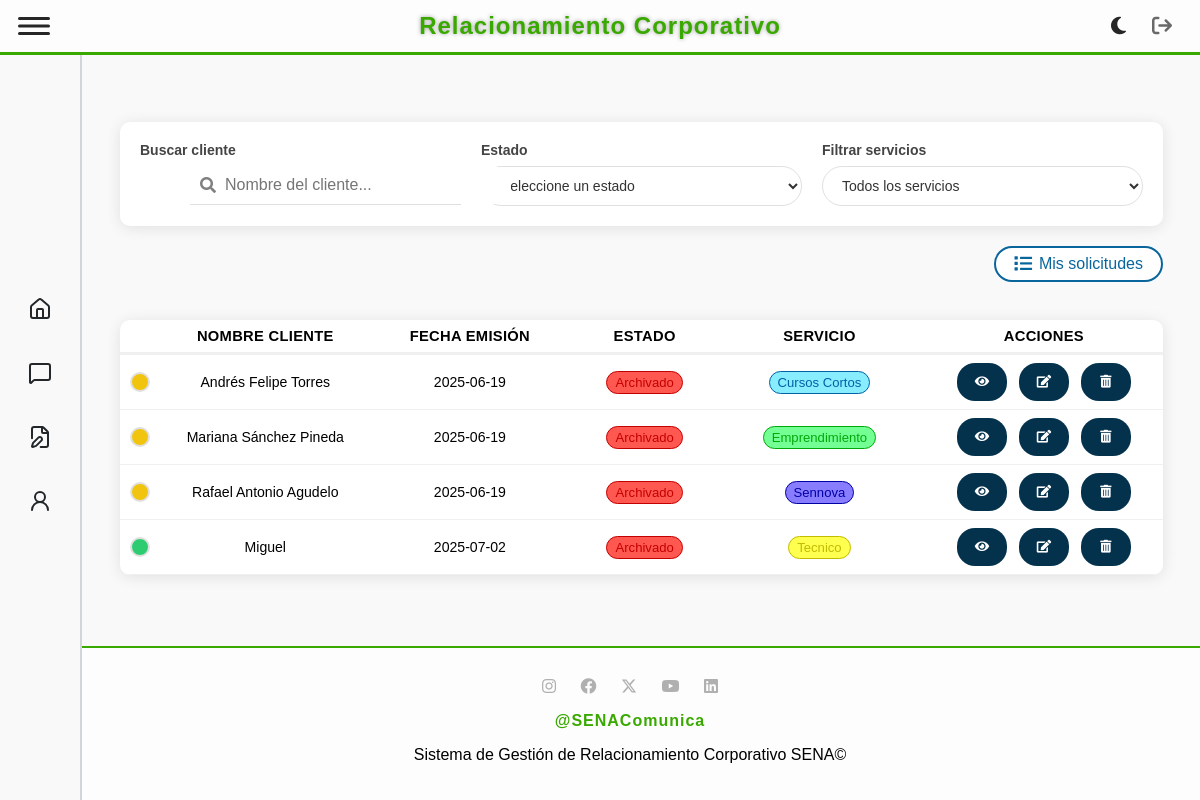
Page /solicitud/archivadas (signed in) on the committed database.
### tables this page shows
CREATE TABLE `solicitud` (
  `idSolicitud` int(11) NOT NULL,
  `FechaEvento` date DEFAULT NULL,
  `FechaCreacion` date NOT NULL,
  `Lugar` varchar(80) DEFAULT NULL,
  `Municipio` varchar(50) NOT NULL,
  `Observaciones` text DEFAULT NULL,
  `Comentarios` text DEFAULT NULL,
  `MedioSolicitud` varchar(50) DEFAULT NULL,
  `DescripcionNecesidad` varchar(100) DEFAULT NULL,
  `FKusuario` int(11) NOT NULL,
  `FKtipoEvento` int(11) NOT NULL,
  `FKestado` int(11) NOT NULL,
  `FKcliente` int(11) NOT NULL,
  `FKtipoServicio` int(11) NOT NULL,
  `Asignacion` int(11) DEFAULT NULL
);

CREATE TABLE `cliente` (
  `idCliente` int(11) NOT NULL,
  `DocumentoCliente` varchar(20) NOT NULL,
  `NombreCliente` varchar(100) NOT NULL,
  `CorreoCliente` varchar(100) NOT NULL,
  `TelefonoCliente` varchar(10) NOT NULL
);

CREATE TABLE `estado` (
  `idEstado` int(11) NOT NULL,
  `Estado` varchar(45) NOT NULL,
  `Descripcion` varchar(100) NOT NULL,
  `Color` varchar(7) NOT NULL DEFAULT '#4361ee'
);

CREATE TABLE `servicio` (
  `idServicio` int(11) NOT NULL,
  `Servicio` varchar(100) NOT NULL,
  `Color` varchar(7) NOT NULL
);

### app/controllers/baseController.php (called while the page is built, shortened)
<?php
class BaseController
{
    public $layout = "default";
    public function render(string $view, array $arrayData = null)
    {
        $layout = MAIN_APP_ROUTE . "../views/layouts/{$this->layout}.php";
        include_once $layout;
    }
}

### app/controllers/solicitudController.php (called while the page is built, shortened)
<?php
require_once "baseController.php";
require_once MAIN_APP_ROUTE . "../models/SolicitudModel.php";
class SolicitudController extends BaseController
{
    public function archivadas() {
        $rol = $_SESSION['rol'] ?? null;
        $idUsuario = $_SESSION['idUsuario'] ?? null;
        $solicitudModel = new \App\Models\SolicitudModel();
        if ($rol == 1) {
            $solicitudes = $solicitudModel->getArchivadas();
        } elseif ($rol == 3 || $rol == 4) {
            $solicitudes = $solicitudModel->getArchivadasByAsignacion($idUsuario);
        } else {
            $solicitudes = [];
        }
        $clienteObj = new \App\Models\ClienteModel();
        $clientes = $clienteObj->getAll();
        $servicioObj = new \App\Models\ServicioModel();
        $servicios = $servicioObj->getAll();
        $estadoObj = new \App\Models\EstadoModel();
        $estados = $estadoObj->getAll();
        $data = [
            "solicitudes" => $solicitudes,
            "clientes" => $clientes,
            "servicios" => $servicios,
            "estados" => $estados,
            "titulo" => "Solicitudes Archivadas"
        ];
        $this->render('solicitud/view.php', $data);
    }
}

### app/models/BaseModel.php (called while the page is built, shortened)
<?php
abstract class BaseModel {
    public function __construct() {
        try {
            $options = [
                PDO::ATTR_ERRMODE => PDO::ERRMODE_EXCEPTION,
                PDO::ATTR_DEFAULT_FETCH_MODE => PDO::FETCH_OBJ
            ];
            $dsn = DRIVER.':host='.HOST.';dbname='.DATABASE;
            $this->dbConnection = new PDO($dsn, USERNAME_DB, PASSWORD_DB, $options);
        } catch (PDOException $ex) {
            echo 'Error en la conexión: '.$ex->getMessage();
            exit;
        }
    }
}

### app/models/solicitudModel.php (called while the page is built, shortened)
<?php
require_once MAIN_APP_ROUTE . "../models/BaseModel.php";
class SolicitudModel extends BaseModel
{
    public function getArchivadas() {
        $sql = "SELECT s.*, c.NombreCliente, sv.Servicio, sv.Color, e.Estado, e.Color AS ColorEstado
                FROM solicitud s
                JOIN cliente c ON s.FKcliente = c.idCliente
                JOIN tiposervicio ts ON s.FKtipoServicio = ts.idTipoServicio
                JOIN servicio sv ON ts.FKidServicio = sv.idServicio
                JOIN estado e ON s.FKestado = e.idEstado
                WHERE s.FKestado = 2";
        $stmt = $this->dbConnection->prepare($sql);
        $stmt->execute();
        return $stmt->fetchAll(\PDO::FETCH_OBJ);
    }
}

### app/views/solicitud/view.php (the view, shortened to what this page needs)
<link href="https://cdnjs.cloudflare.com/ajax/libs/font-awesome/5.15.3/css/all.min.css" rel="stylesheet">
<?php
function adjustBrightness($hex, $steps)
{
    $hex = str_replace('#', '', $hex);
    $r = max(0, min(255, hexdec(substr($hex, 0, 2)) + $steps));
    $g = max(0, min(255, hexdec(substr($hex, 2, 2)) + $steps));
    $b = max(0, min(255, hexdec(substr($hex, 4, 2)) + $steps));
    return sprintf("#%02x%02x%02x", $r, $g, $b);
}
?>
<div class="filters">
    <div class="search-container">
        <div class="form-group">
            <label>Buscar cliente</label>
            <div class="search-bar">
                <i class="fas fa-search search-icon"></i>
                <input id="searchInput" type="text" placeholder="Nombre del cliente...">
            </div>
        </div>
    </div>
    <div class="search-container">
        <div class="form-group">
            <label for="estado">Estado</label>
            <select id="estado" name="IdEstado" class="form-control">
                <option value="">Seleccione un estado</option>
            </select>
        </div>
    </div>
    <div class="search-container">
        <div class="form-group">
            <label>Filtrar servicios</label>
            <select id="servicio" name="IdServicio" class="form-control">
                <option value="">Todos los servicios</option>
            </select>
        </div>
    </div>
</div>
<?php
$isArchivadas = (isset($_GET['archivadas']) && $_GET['archivadas'] == '1') ||
    (isset($esArchivadas) && $esArchivadas) ||
    (strpos($_SERVER['REQUEST_URI'], '/solicitud/archivadas') !== false);
?>
<div style="display: flex; justify-content: flex-end; margin-bottom: 18px;">
    <?php if ($isArchivadas): ?>
        <a href="/solicitud/view" class="archivados-btn">
            <i class="fas fa-list"></i> Mis solicitudes
        </a>
    <?php else: ?>
        <a href="/solicitud/archivadas" class="archivados-btn">
            <i class="fas fa-archive"></i> Archivados
        </a>
    <?php endif; ?>
</div>
<main>
    <div class="table">
        <div class="titulos">
            <div></div>
            <div>Nombre Cliente</div>
            <div>Fecha Emisión</div>
            <div>Estado</div>
            <div>Servicio</div>
            <div>Acciones</div>
        </div>
        <?php if (empty($solicitudes)): ?>
            <?php if (in_array($_SESSION['rol'], [3, 4])): ?>
                <div class="solicitud-row">
                    <div colspan="6" style="text-align:center; width:100%;">Aún no tienes solicitudes asignadas.</div>
                </div>
            <?php else: ?>
                <div class="solicitud-row">
                    <div colspan="6" style="text-align:center; width:100%;">No se encuentran solicitudes en la base de datos</div>
                </div>
            <?php endif; ?>
        <?php else: ?>
            <?php foreach ($solicitudes as $solicitud): ?>
                <?php
                $dias = (new DateTime())->diff(new DateTime($solicitud->FechaCreacion))->days;
                if ($dias < 7) {
                    $statusClass = "status-recent";
                } elseif ($dias <= 15) {
                    $statusClass = "status-medium";
                } else {
                    $statusClass = "status-old";
                }
                $mostrarEliminar = isset($_SESSION['rol']) && $_SESSION['rol'] == 1;
                $colorOriginalServicio = $solicitud->Color;
                $colorFondoServicio = adjustBrightness($colorOriginalServicio, 80);
                $colorBordeYTextoServicio = adjustBrightness($colorOriginalServicio, -60);
                $colorOriginalEstado = $solicitud->ColorEstado ?? '#cccccc';
                $colorFondoEstado = adjustBrightness($colorOriginalEstado, 80);
                $colorBordeYTextoEstado = adjustBrightness($colorOriginalEstado, -60);
                ?>
                <div class="solicitud-row">
                    <div>
                        <span class="status-indicator <?php echo $statusClass; ?>"></span>
                    </div>
                    <div><?php echo htmlspecialchars($solicitud->NombreCliente); ?></div>
                    <div><?php echo htmlspecialchars($solicitud->FechaCreacion); ?></div>
                    <div>
                        <span class="service-badge"
                            style="
                                background-color: <?php echo $colorFondoEstado; ?>;
                                color: <?php echo $colorBordeYTextoEstado; ?>;
                                border: 1.5px solid <?php echo $colorBordeYTextoEstado; ?>;
                            ">
                            <?php echo htmlspecialchars($solicitud->Estado); ?>
                        </span>
                    </div>
                    <div>
                        <span class="service-badge"
                            style="
                                background-color: <?php echo $colorFondoServicio; ?>;
                                color: <?php echo $colorBordeYTextoServicio; ?>;
                                border: 1.5px solid <?php echo $colorBordeYTextoServicio; ?>;
                            ">
                            <?php echo htmlspecialchars($solicitud->Servicio); ?>
                        </span>
                    </div>
                    <div class="buttons">
                        <a href="/solicitud/view/<?php echo $solicitud->idSolicitud; ?>" class="ver buttons">
                            <i class="fas fa-eye"></i>
                        </a>
                        <a href="/solicitud/edit/<?php echo $solicitud->idSolicitud; ?>" class="editar">
                            <i class="fas fa-edit"></i>
                        </a>
                        <?php if ($mostrarEliminar): ?>
                            <a href="/solicitud/delete/<?php echo $solicitud->idSolicitud; ?>" class="eliminar">
                                <i class="fas fa-trash-alt"></i>
                            </a>
                        <?php endif; ?>
                    </div>
                </div>
            <?php endforeach; ?>
        <?php endif; ?>
    </div>
</main>

### public/css/styles_admin_layout.css (style rules this page uses)
html, body { height: 100vh; min-height: 100vh; }
body { display: flex; flex-direction: column; min-height: 100vh; margin: 0; font-family: sans-serif; background-color: #f9f9f9; transition: margin-left 0.3s ease; }
main { flex: 1 0 auto; transition: margin-left 0.5s ease; display: flex; align-items: flex-start; justify-content: center; }
.buttons { display: flex; gap: 10px; }
.buttons a { background-color: #04324D; color: white; text-decoration: none; padding: 0 10px; border-radius: 20px; font-size: 16px; display: flex; align-items: center; justify-content: center; transition: background-color 0.3s ease; width: 36px; height: 36px; }

### app/views/solicitud/view.php (style rules this page uses)
.table { background: white; border-radius: 10px; box-shadow: 0 2px 15px rgba(0, 0, 0, 0.1); width: 100%; margin-top: 20px; overflow: hidden; }
.titulos, .solicitud-row { border-bottom: 3px solid #f0f0f0; display: grid; grid-template-columns: 40px 1fr 1fr 0.7fr 1fr 1.2fr; align-items: center; text-align: center; gap: 6px; }
.titulos div { font-weight: bold; padding: 8px 0; font-size: 0.92rem; letter-spacing: 0.3px; text-transform: uppercase; }
.solicitud-row div { margin: 2px 0; padding: 6px 4px; font-size: 0.88rem; display: flex; justify-content: center; align-items: center; }
.solicitud-row { transition: background 0.3s; border-bottom: 1px solid #f0f0f0; }
span { color: #555; font-size: 0.95rem; }
.status-indicator { width: 16px; height: 16px; border-radius: 50%; display: inline-block; margin: 0 auto; border: 2px solid #e0e0e0; }
.status-recent { background-color: #2ecc71; }
.status-medium { background-color: #f1c40f; }
.service-badge { padding: 3px 8px; border-radius: 14px; display: inline-block; font-size: 0.82rem; font-weight: 500; transition: all 0.2s ease; }
.buttons a { margin: 0 1px; color: #fff; font-size: 0.92rem; padding: 1px 7px; border-radius: 18px; background: #04324D; display: inline-flex; align-items: center; transition: background 0.2s, color 0.2s; }
.buttons a i { font-size: 0.8rem; }
.search-bar { position: relative; flex-grow: 1; max-width: 300px; margin-left: 50px; border-bottom: 1px solid #e0e0e0; }
.search-bar input[type="text"] { width: 100%; padding: 10px 15px 10px 35px; font-size: 16px; border: none; border-radius: 30px; outline: none; background-color: white; }
.search-bar .search-icon { position: absolute; top: 50%; left: 10px; transform: translateY(-50%); color: gray; }
.filters { display: flex; padding: 20px; gap: 20px; background: white; border-radius: 10px; box-shadow: 0 2px 15px rgba(0, 0, 0, 0.1); margin: 20px auto; }
.search-container { flex: 1; min-width: 200px; }
.form-group { display: flex; flex-direction: column; gap: 8px; width: 100%; }
.form-group label { font-size: 14px; color: #444; font-weight: 700; }
.form-control { padding: 10px 15px; border: 1px solid #e0e0e0; border-radius: 30px; font-size: 14px; width: 100%; background-color: white; color: #333; outline: none; transition: all 0.3s ease; }
.archivados-btn { display: inline-flex; align-items: center; gap: 7px; background: #fff; color: #09669C; padding: 7px 18px; border-radius: 20px; font-size: 1rem; font-weight: 500; text-decoration: none; border: 2px solid #09669C; transition: background 0.2s, color 0.2s; }
.archivados-btn i { font-size: 1.1rem; }

### rows in the picture
solicitud: FKcliente.NombreCliente "Andrés Felipe Torres", FechaCreacion "2025-06-19", FKestado.Estado "Archivado", servicio.Servicio "Cursos Cortos"
solicitud: FKcliente.NombreCliente "Mariana Sánchez Pineda", FechaCreacion "2025-06-19", FKestado.Estado "Archivado", servicio.Servicio "Emprendimiento"
solicitud: FKcliente.NombreCliente "Rafael Antonio Agudelo", FechaCreacion "2025-06-19", FKestado.Estado "Archivado", servicio.Servicio "Sennova"
solicitud: FKcliente.NombreCliente "Miguel", FechaCreacion "2025-07-02", FKestado.Estado "Archivado", servicio.Servicio "Tecnico"
